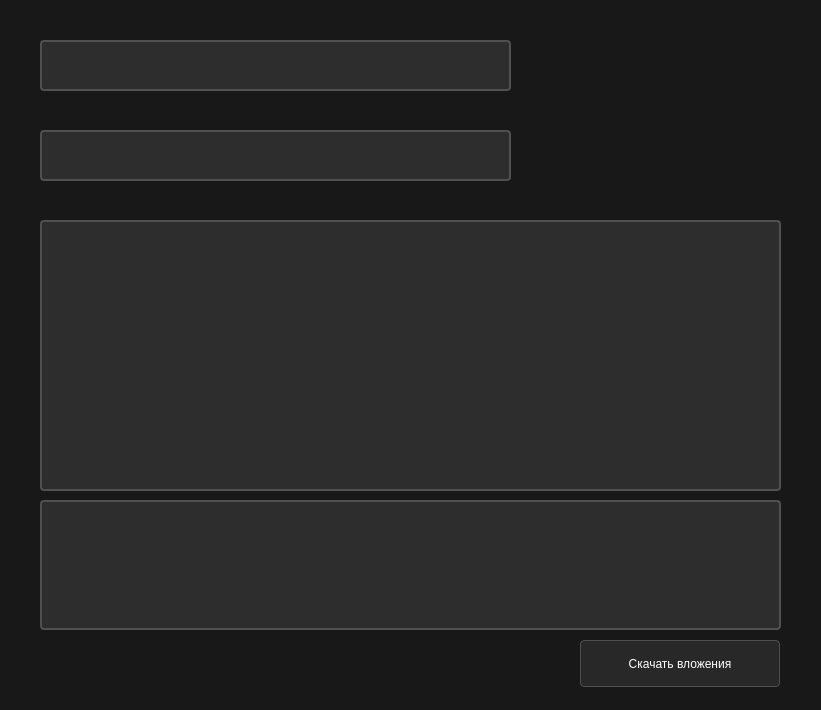
<?xml version="1.0" encoding="UTF-8"?>
<ui version="4.0">
 <class>Dialog</class>
 <widget class="QDialog" name="Dialog">
  <property name="geometry">
   <rect>
    <x>0</x>
    <y>0</y>
    <width>821</width>
    <height>710</height>
   </rect>
  </property>
  <property name="windowTitle">
   <string>Dialog</string>
  </property>
  <property name="styleSheet">
   <string notr="true">background-color: rgb(24, 24, 24)</string>
  </property>
  <widget class="QPlainTextEdit" name="text">
   <property name="geometry">
    <rect>
     <x>40</x>
     <y>220</y>
     <width>741</width>
     <height>271</height>
    </rect>
   </property>
   <property name="styleSheet">
    <string notr="true">QPlainTextEdit {
    background-color: rgb(45, 45, 45);
    color: white;
    border: 2px solid rgb(80, 80, 80);
    border-radius: 4px;
    padding: 8px;
    font-family: Arial;
    font-size: 12px;
}

QPlainTextEdit:hover {
    border-color: #0078d7;
}</string>
   </property>
  </widget>
  <widget class="QPlainTextEdit" name="result">
   <property name="geometry">
    <rect>
     <x>40</x>
     <y>500</y>
     <width>741</width>
     <height>130</height>
    </rect>
   </property>
   <property name="styleSheet">
    <string notr="true">QPlainTextEdit {
    background-color: rgb(45, 45, 45);
    color: white;
    border: 2px solid rgb(80, 80, 80);
    border-radius: 4px;
    padding: 8px;
    font-family: Arial;
    font-size: 12px;
}

QPlainTextEdit:hover {
    border-color: #0078d7;
}</string>
   </property>
  </widget>
  <widget class="QPlainTextEdit" name="subject">
   <property name="geometry">
    <rect>
     <x>40</x>
     <y>40</y>
     <width>471</width>
     <height>51</height>
    </rect>
   </property>
   <property name="styleSheet">
    <string notr="true">QPlainTextEdit {
    background-color: rgb(45, 45, 45);
    color: white;
    border: 2px solid rgb(80, 80, 80);
    border-radius: 4px;
    padding: 8px;
    font-family: Arial;
    font-size: 12px;
}

QPlainTextEdit:hover {
    border-color: #0078d7;
}</string>
   </property>
  </widget>
  <widget class="QPlainTextEdit" name="plainTextEdit_3">
   <property name="geometry">
    <rect>
     <x>40</x>
     <y>130</y>
     <width>471</width>
     <height>51</height>
    </rect>
   </property>
   <property name="styleSheet">
    <string notr="true">QPlainTextEdit {
    background-color: rgb(45, 45, 45);
    color: white;
    border: 2px solid rgb(80, 80, 80);
    border-radius: 4px;
    padding: 8px;
    font-family: Arial;
    font-size: 12px;
}

QPlainTextEdit:hover {
    border-color: #0078d7;
}</string>
   </property>
  </widget>
  <widget class="QPushButton" name="downloadButton">
   <property name="geometry">
    <rect>
     <x>580</x>
     <y>640</y>
     <width>200</width>
     <height>47</height>
    </rect>
   </property>
   <property name="styleSheet">
    <string notr="true">QPushButton {
    background-color: rgb(40, 40, 40);
    color: #ffffff;
    border: 1px solid rgb(80, 80, 80);
    border-radius: 4px;
    padding: 10px 20px;
    font: bold 14px 'Arial Black', 'Arial', sans-serif;
    min-height: 25px;
}

QPushButton:hover {
    background-color: rgb(50, 50, 50);
    border-color: #0078d7;
}

QPushButton:pressed {
    background-color: rgb(30, 30, 30);
    border-color: #0078d7;
}

QPushButton:disabled {
    background-color: rgb(30, 30, 30);
    color: #666666;
    border-color: rgb(60, 60, 60);
}</string>
   </property>
   <property name="text">
    <string>Скачать вложения</string>
   </property>
  </widget>
 </widget>
 <resources/>
 <connections/>
</ui>
